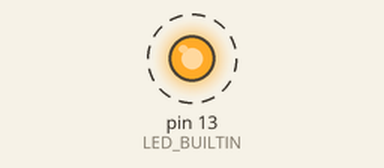
Bench run of a sketch on a simulated Arduino Uno, built with avr-gcc and run on an emulated ATmega328P. Shown: output pins drawn as LEDs (lit = HIGH). Dashed ring = blinking. What the sketch prints to the serial monitor is not drawn.

Above: at 0.5 s.
Timing chart, 0 to 4.6 s (numbered marks = the images above):
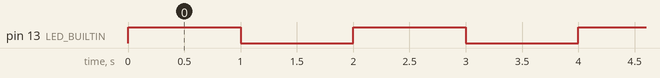

The sketch:

blink.ino
```cpp
// Based on example from: https://www.arduino.cc/en/Tutorial/BuiltInExamples/Blink

void setup()
{
  Serial.begin(115200);

  Serial.println("STARTING BLINK");
  pinMode(LED_BUILTIN, OUTPUT);
}

void loop()
{
  digitalWrite(LED_BUILTIN, HIGH);
  delay(1000);
  digitalWrite(LED_BUILTIN, LOW);
  delay(1000);
}
```

Measured:
- by itself, pin 13 (LED_BUILTIN): alternates HIGH for 1.0 s and LOW for 1.0 s
